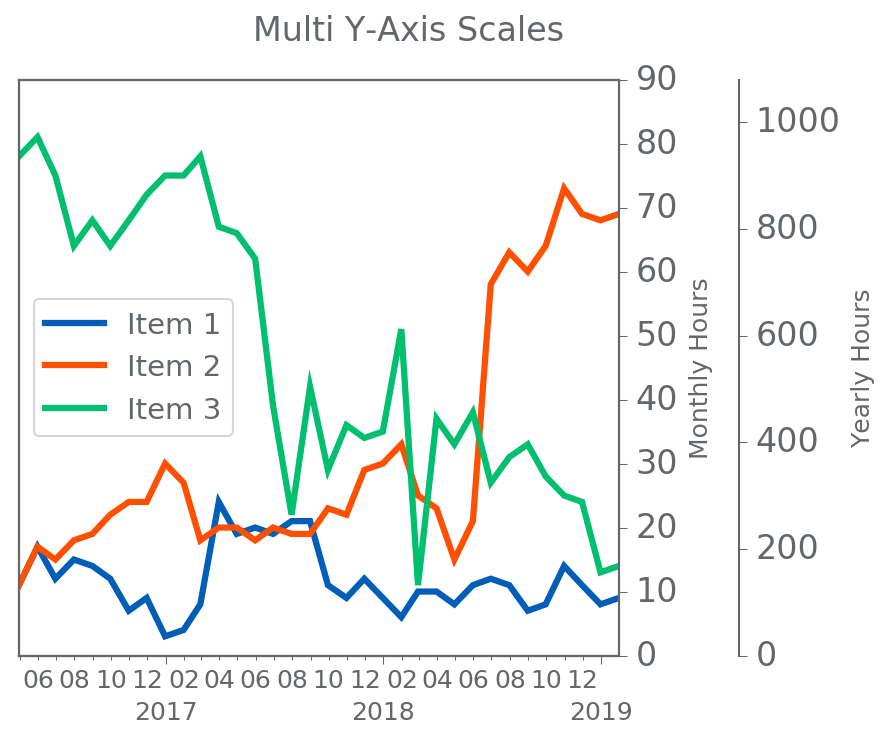

Write the Python code that produced this figure.
import pandas as pd


# --------------------------------------------------------------------------------------------------------
def plot(df, title):

    import matplotlib.pyplot as plt

    plt.style.use('mag')
    fig, ax = plt.subplots()
    fig.subplots_adjust(right=0.75)

    mm = ax.twinx()
    yy = ax.twinx()
    for col in df.columns:
        mm.plot(df.index,df[[col]],label=col)
    yy.spines["right"].set_position(("axes", 1.2))
    mm.set_ylabel('Monthly Hours')
    yy.set_ylabel('Yearly Hours')
    yy.set_ylim(mm.get_ylim()[0]*12, mm.get_ylim()[1]*12)
    
    mm.tick_params(axis='y',labelsize=16) # set monthly labelsize (not global)

    # format
    ax.xaxis.grid(False)
    mm.yaxis.grid(False)
    yy.yaxis.grid(False)
    ax.yaxis.set_major_formatter(plt.FuncFormatter(lambda x, loc: "{:,}".format(int(x))))
    plt.title(title, fontsize=16, x=.65, y=1.05)

    # format x-axis ticks as dates
    import matplotlib.dates as mdates
    years = mdates.YearLocator()    # every year
    months = mdates.MonthLocator()  # every month
    yearsFmt = mdates.DateFormatter('\n%Y')
    moFmt = mdates.DateFormatter('%m') # (%b for Jan, Feb Mar; %m for 01 02 03)
    ax.xaxis.set_major_locator(years)
    ax.xaxis.set_minor_locator(months)
    ax.xaxis.set_major_formatter(yearsFmt)
    ax.xaxis.set_minor_formatter(moFmt)
    for label in ax.xaxis.get_minorticklabels()[::2]: # show every other minor label
        label.set_visible(False)
    
    # turn off x-axis
    x_axis = ax.axes.get_xaxis()
    x_label = x_axis.get_label()
    x_label.set_visible(False)

    # turn-off left y-axis
    ax.yaxis.set_visible(False)

    # adjust fontsize
    plt.tick_params(axis='both', which='major', labelsize=16)

    handles, labels = mm.get_legend_handles_labels()
    mm.legend(fontsize=14, loc=6)

    plt.savefig('matplotlib-twin-axes.png', bbox_inches='tight', dpi=150)


def main():

    df = pd.read_excel('data.xlsx').set_index('Date')
    plot(df, title='Multi Y-Axis Scales')


if __name__ == '__main__':
    main()